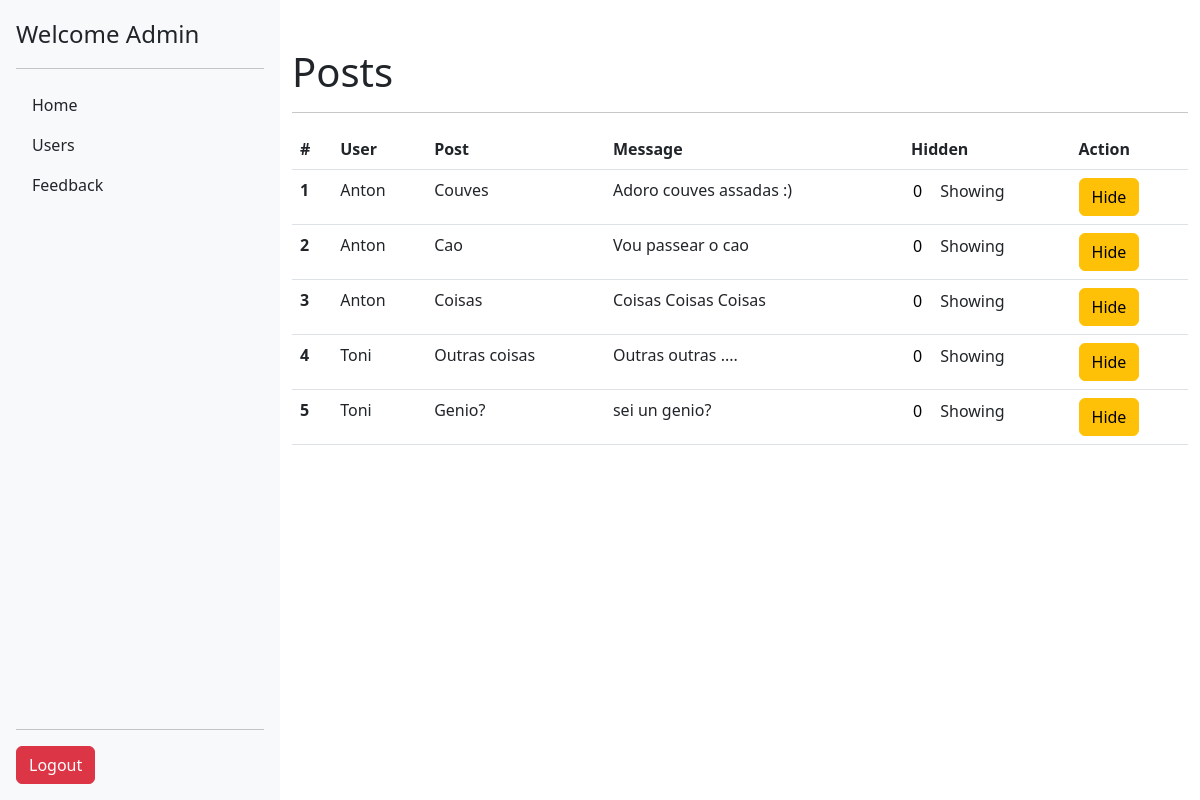
The page /interfaces/manager/posts.php (signed in) on the database its author committed.
### tables this page shows
CREATE TABLE `posts` (
  `id_post` int NOT NULL AUTO_INCREMENT,
  `title` varchar(64) DEFAULT NULL,
  `description` varchar(255) DEFAULT NULL,
  `id_user` int DEFAULT NULL,
  `hide` int DEFAULT NULL,
  PRIMARY KEY (`id_post`),
  KEY `id_user` (`id_user`),
  CONSTRAINT `posts_ibfk_1` FOREIGN KEY (`id_user`) REFERENCES `users` (`id_user`)
);

CREATE TABLE `users` (
  `id_user` int NOT NULL AUTO_INCREMENT,
  `name` varchar(255) DEFAULT NULL,
  `name_user` varchar(30) DEFAULT NULL,
  `password` varchar(22) DEFAULT NULL,
  `role` varchar(14) DEFAULT NULL,
  `status` int NOT NULL,
  PRIMARY KEY (`id_user`)
);

### interfaces/manager/posts.php (the view, shortened to what this page needs)
<?php
include('../../data/conn.php');
include('../shared/head.php');
include('../shared/sidebar.php');
$sql = "SELECT posts.*, users.* from posts inner join users on posts.id_user = users.id_user;";
$res = mysqli_query($conn, $sql);
$posts = [];
if ($row = mysqli_num_rows($res) > 0) {
	while ($row = mysqli_fetch_assoc($res)) {
		array_push($posts, $row);
	}
}
?>
<div class="container mt-5">
	<h1>Posts</h1>
	<hr>
	<table class="table">
		<thead>
			<tr>
				<th scope="col">#</th>
				<th scope="col">User</th>
				<th scope="col">Post</th>
				<th scope="col">Message</th>
				<th scope="col">Hidden</th>
				<th scope="col">Action</th>
			</tr>
		</thead>
		<tbody>
			<?php foreach ($posts as $post) : ?>
				<form action="update.php" method="post">
					<tr>
						<th scope="row"><?php echo $post['id_post'] ?></th>
						<td><?php echo $post['name_user'] ?></td>
						<td><?php echo $post['title'] ?></td>
						<td><?php echo $post['description'] ?></td>
						<td>
							<input name="post_hide" class="no-border" readonly type="text" value="<?php echo $post['hide'] ?>">
							<?php if ($post['hide'] == '0') {
								echo 'Showing';
							} else {
								echo 'Hidding';
							} ?>
						</td>
						<td>
							<button name="btn_hide" type="submit" class="btn btn-warning">Hide</button>
						</td>
					</tr>
				</form>
			<?php endforeach; ?>
		</tbody>
	</table>
</div>
<?php
include('../shared/scripts.php');
?>

### interfaces/manager/posts.php (style rules this page uses)
.no-border { border: 0; width: 25px; }

### rows shown on the page
posts: id_post "1", id_user.name_user "Anton", title "Couves", description "Adoro couves assadas :)", post_hide "0", shows "Showing"
posts: id_post "2", id_user.name_user "Anton", title "Cao", description "Vou passear o cao", post_hide "0", shows "Showing"
posts: id_post "3", id_user.name_user "Anton", title "Coisas", description "Coisas Coisas Coisas", post_hide "0", shows "Showing"
posts: id_post "4", id_user.name_user "Toni", title "Outras coisas", description "Outras outras ....", post_hide "0", shows "Showing"
posts: id_post "5", id_user.name_user "Toni", title "Genio?", description "sei un genio?", post_hide "0", shows "Showing"

### other values the page prints
$_SESSION['user'] "Admin"
